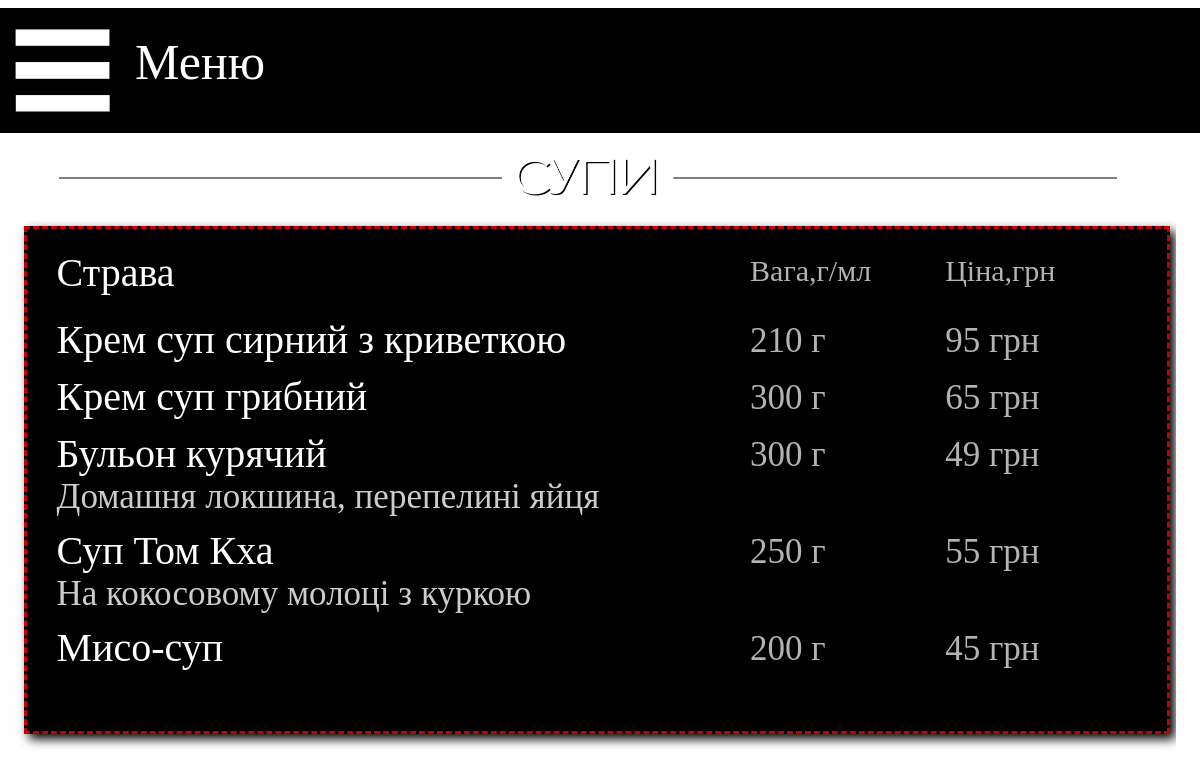
Screenshot of /soup with the database file from the repository.
### main/models.py (models this page shows, shortened)
class Menu_pub_soup(models.Model):
    name = models.CharField('Название', max_length=40)
    weight = models.CharField('Вес', max_length=10)
    spec = models.CharField('Состав', max_length=200, blank=True)
    price = models.CharField('Цена', max_length=10)
    image = models.ImageField(upload_to="pub", default='pub/empty.png')
    class Meta:
        verbose_name = 'Супы'
        verbose_name_plural = 'Суп'

### main/views.py (the view)
# urls.py: path('soup', views.pub_soup, name='soup'),
def pub_soup(request):
    dish = Menu_pub_soup.objects.all()
    n1 = pub_news.objects.all()
    return render(request, 'main/pub_Soup.html', {'Menu': dish, 'news': n1})

### main/templates/main/pub_Soup.html (shortened to what this page needs)
{% extends 'main/base_pub.html' %}
{% load static %}
{% block content_top %}
<div class="content_top">
    <img src="{% static 'img/content_top_2/soup.png' %}" width="100%" height="100%">
</div>
{% endblock %}
{% block content2 %}
<div class="menu_list">
    <div class="menu_list_in">
        <div style="width: 100%; float: left">
            <div class="menu_list_head_name">Страва</div>
            <div class="menu_list_head_price">Цiна,грн</div>
            <div class="menu_list_head_weight">Вага,г/мл</div>
        </div>
        {% for el in Menu %}
        <div style="width: 100%; float: left">
            <div class="menu_list_name">{{el.name}}</div>
            <div class="menu_list_price">{{el.price}}</div>
            <div class="menu_list_weight">{{el.weight}}</div>
            <div class="menu_list_spec">{{el.spec}}</div>
        </div>
        {% endfor %}
    </div>
</div>
{% endblock %}

### main/static/css/style2.css (style rules this page uses)
.body { background-image: url(storage/back_pub1.png); background-size: 100%; margin-right: auto; margin-left: auto; }
.menu_list { float: left; width: 97%; height: auto; background-color: black; border: 3px dashed #c50000; box-shadow: 5px 5px 10px black; }
.menu_list_in { float: left; width: 95%; height: auto; margin-left: 30px; margin-top: 20px; margin-right: 20px; margin-bottom: 60px; }
.menu_list_head_name { width: 73%; float: left; font-family: Eastman; color: white; font-size: 25px; margin-bottom: 10px; }
.menu_list_head_weight { margin-top: 5px; width: 15%; float: right; font-family: Eastman; color: white; font-size: 15px; opacity: 70%; margin-bottom: 10px; }
.menu_list_head_price { margin-top: 5px; width: 12%; float: right; font-family: Eastman; color: white; font-size: 15px; opacity: 70%; margin-bottom: 10px; }
.menu_list_name { width: 73%; float: left; font-family: Eastman; color: white; font-size: 20px; margin-top: 10px; }
.menu_list_spec { width: 76%; float: left; font-family: Eastman; color: white; font-size: 15px; opacity: 80%; }
.menu_list_weight { width: 15%; float: right; font-family: Eastman; color: white; font-size: 15px; opacity: 70%; margin-top: 15px; }
.menu_list_price { width: 12%; float: right; font-family: Eastman; color: white; font-size: 15px; opacity: 70%; margin-top: 15px; }
.content_top { margin-left: 5%; margin-top: 0.75%; width: 90%; height: 13.5%; }

### main/static/css/adaptive2.css (style rules this page uses)
@media only screen and (max-width: 1200px) { .body { background-image: url(storage/back_pub.png); } }
@media only screen and (max-width: 1200px) { .content_top { margin-top: 100px; height: 100px; } }
@media only screen and (max-width: 1200px) { .menu_list_head_name { font-size: 40px; width: 50%; } }
@media only screen and (max-width: 1200px) { .menu_list_head_weight { font-size: 30px; width: 18%; } }
@media only screen and (max-width: 1200px) { .menu_list_head_price { font-size: 30px; width: 18%; } }
@media only screen and (max-width: 1200px) { .menu_list_name { font-size: 40px; width: 60%; } }
@media only screen and (max-width: 1200px) { .menu_list_spec { font-size: 35px; width: 60%; } }
@media only screen and (max-width: 1200px) { .menu_list_weight { font-size: 35px; width: 18%; } }
@media only screen and (max-width: 1200px) { .menu_list_price { font-size: 35px; width: 18%; } }

### rows the page displays
Menu_pub_soup: name "Крем суп сирний з криветкою", price "95 грн", weight "210 г"
Menu_pub_soup: name "Крем суп грибний", price "65 грн", weight "300 г"
Menu_pub_soup: name "Бульон курячий", price "49 грн", weight "300 г", spec "Домашня локшина, перепелинi яйця"
Menu_pub_soup: name "Суп Том Кха", price "55 грн", weight "250 г", spec "На кокосовому молоці з куркою"
Menu_pub_soup: name "Мисо-суп", price "45 грн", weight "200 г"
